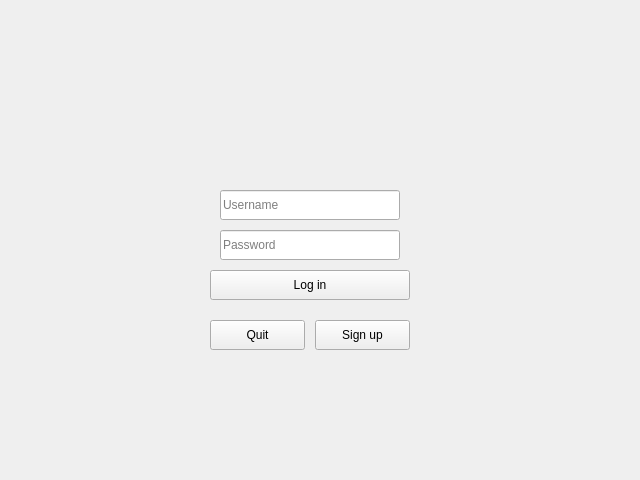
<?xml version="1.0" encoding="UTF-8"?>
<ui version="4.0">
 <class>MainWindow</class>
 <widget class="QMainWindow" name="MainWindow">
  <property name="geometry">
   <rect>
    <x>0</x>
    <y>0</y>
    <width>640</width>
    <height>480</height>
   </rect>
  </property>
  <property name="windowTitle">
   <string>PasswordManageris</string>
  </property>
  <widget class="QWidget" name="centralwidget">
   <widget class="QLabel" name="Logo_picture">
    <property name="geometry">
     <rect>
      <x>280</x>
      <y>70</y>
      <width>65</width>
      <height>80</height>
     </rect>
    </property>
    <property name="text">
     <string/>
    </property>
    <property name="pixmap">
     <pixmap resource="pictures.qrc">:/pictures/pictures/output-onlinepngtools.png</pixmap>
    </property>
    <property name="scaledContents">
     <bool>true</bool>
    </property>
   </widget>
   <widget class="QPushButton" name="Quit_Button">
    <property name="geometry">
     <rect>
      <x>210</x>
      <y>320</y>
      <width>95</width>
      <height>30</height>
     </rect>
    </property>
    <property name="text">
     <string>Quit</string>
    </property>
   </widget>
   <widget class="QLineEdit" name="line_username">
    <property name="geometry">
     <rect>
      <x>220</x>
      <y>190</y>
      <width>180</width>
      <height>30</height>
     </rect>
    </property>
    <property name="font">
     <font>
      <bold>false</bold>
      <strikeout>false</strikeout>
     </font>
    </property>
    <property name="text">
     <string/>
    </property>
    <property name="placeholderText">
     <string>Username</string>
    </property>
   </widget>
   <widget class="QPushButton" name="LogIn_Button">
    <property name="geometry">
     <rect>
      <x>210</x>
      <y>270</y>
      <width>200</width>
      <height>30</height>
     </rect>
    </property>
    <property name="text">
     <string>Log in</string>
    </property>
   </widget>
   <widget class="QPushButton" name="SignUp_Button">
    <property name="geometry">
     <rect>
      <x>315</x>
      <y>320</y>
      <width>95</width>
      <height>30</height>
     </rect>
    </property>
    <property name="text">
     <string>Sign up</string>
    </property>
   </widget>
   <widget class="QLineEdit" name="line_password">
    <property name="geometry">
     <rect>
      <x>220</x>
      <y>230</y>
      <width>180</width>
      <height>30</height>
     </rect>
    </property>
    <property name="inputMethodHints">
     <set>Qt::ImhHiddenText|Qt::ImhNoAutoUppercase|Qt::ImhNoPredictiveText|Qt::ImhSensitiveData</set>
    </property>
    <property name="inputMask">
     <string/>
    </property>
    <property name="text">
     <string/>
    </property>
    <property name="echoMode">
     <enum>QLineEdit::Password</enum>
    </property>
    <property name="placeholderText">
     <string>Password</string>
    </property>
   </widget>
   <widget class="QLabel" name="label">
    <property name="enabled">
     <bool>true</bool>
    </property>
    <property name="geometry">
     <rect>
      <x>0</x>
      <y>0</y>
      <width>641</width>
      <height>481</height>
     </rect>
    </property>
    <property name="text">
     <string/>
    </property>
    <property name="pixmap">
     <pixmap resource="pictures.qrc">:/pictures/pictures/bluegalaxyblured.png</pixmap>
    </property>
    <property name="scaledContents">
     <bool>true</bool>
    </property>
   </widget>
   <widget class="QLabel" name="status_message">
    <property name="geometry">
     <rect>
      <x>210</x>
      <y>150</y>
      <width>201</width>
      <height>41</height>
     </rect>
    </property>
    <property name="palette">
     <palette>
      <active>
       <colorrole role="WindowText">
        <brush brushstyle="SolidPattern">
         <color alpha="255">
          <red>218</red>
          <green>165</green>
          <blue>32</blue>
         </color>
        </brush>
       </colorrole>
      </active>
      <inactive>
       <colorrole role="WindowText">
        <brush brushstyle="SolidPattern">
         <color alpha="255">
          <red>218</red>
          <green>165</green>
          <blue>32</blue>
         </color>
        </brush>
       </colorrole>
      </inactive>
      <disabled/>
     </palette>
    </property>
    <property name="font">
     <font>
      <pointsize>11</pointsize>
      <bold>true</bold>
     </font>
    </property>
    <property name="autoFillBackground">
     <bool>false</bool>
    </property>
    <property name="text">
     <string/>
    </property>
    <property name="alignment">
     <set>Qt::AlignCenter</set>
    </property>
    <property name="wordWrap">
     <bool>true</bool>
    </property>
   </widget>
   <zorder>label</zorder>
   <zorder>Logo_picture</zorder>
   <zorder>Quit_Button</zorder>
   <zorder>line_username</zorder>
   <zorder>LogIn_Button</zorder>
   <zorder>SignUp_Button</zorder>
   <zorder>line_password</zorder>
   <zorder>status_message</zorder>
  </widget>
 </widget>
 <resources>
  <include location="pictures.qrc"/>
 </resources>
 <connections/>
</ui>
